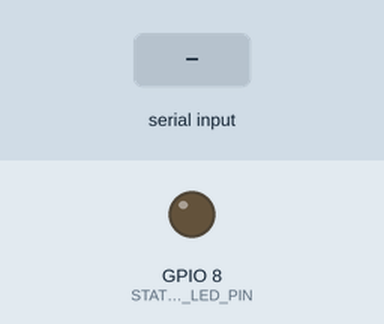
This program was run on a simulated ESP32-C3. Shown: output pins drawn as LEDs (lit = HIGH). The test bench sets the inputs (shaded band). WiFi joins after 1.5 s; servers stay silent unless stated; uploads are accepted with an empty reply; what the program prints to the serial monitor is not drawn.

Above: at 2.2 s.
2.3 s: byte 30 received over Serial
At 3.4 s:
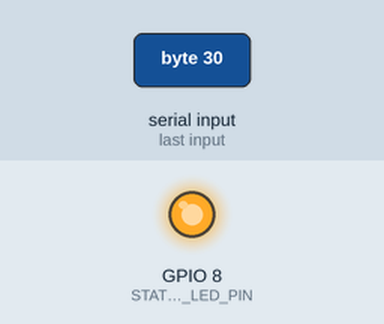
4.0 s: byte 90 received over Serial
5.5 s: byte 120 received over Serial
Timing chart, 0 to 8.5 s (numbered marks = the images above; inputs shaded):
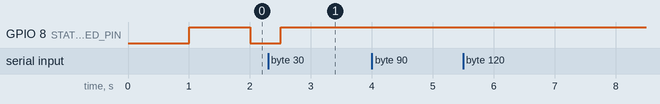

The program:

main.cpp
```cpp
#include <Arduino.h>
#include "config.h"
#include "NetworkManager.h"
#include "UartBridge.h"

NetworkManager net;
UartBridge bridge;

void setup() {
    // Hạ xung nhịp CPU xuống 80MHz để giảm nhiệt độ (mặc định 160MHz)
    setCpuFrequencyMhz(80);

    Serial.begin(DEBUG_BAUD);
    Serial1.begin(RM200_BAUD, SERIAL_8N1, RM200_RX_PIN, RM200_TX_PIN);

    unsigned long waitStart = millis();
    while (!Serial && (millis() - waitStart < 3000)) {
        delay(10);
    }
    delay(1000);

    // In ra cổng debug USB
    Serial.println("\n--- UART to TCP Server Bridge (RM200M) ---");
    Serial.printf("Debug baud: %d\n", DEBUG_BAUD);
    Serial.printf("RM200M UART config: baud=%d RX=%d TX=%d\n", RM200_BAUD, RM200_RX_PIN, RM200_TX_PIN);

    net.begin(WIFI_SSID, WIFI_PASS);
    // Kích hoạt Modem Sleep để giảm nhiệt cho khối Radio WiFi
    WiFi.setSleep(true);
}

void loop() {
    // --- 1. ĐỌC LỆNH TỪ CUTECOM (USB) -> GỬI XUỐNG MODULE & WEB ---
    while (Serial.available()) {
        char c = Serial.read();
        Serial1.write(c);
        Serial.write(c);
        bridge.injectToServer(c);
        bridge.notifyUartActivity(); // Có lệnh từ USB cũng tính là hoạt động UART
    }

    // --- 2. ĐỌC PHẢN HỒI TỪ MODULE (SERIAL1) -> GỬI LÊN WEB & USB ---
    while (Serial1.available()) {
        char c = Serial1.read();
        Serial.write(c);             // Hiển thị lên màn hình Debug (USB)
        bridge.injectToServer(c);    // Gửi lên Web Server
    }
    // ---------------------------------

    net.checkStatus();

    // Theo dõi trạng thái WiFi
    static bool lastWifi = false;
    bool currentWifi = net.isConnected();
    if (currentWifi && !lastWifi) {
        Serial.print("\n--- WiFi Connected! ---\n");
        Serial1.print("\n--- WiFi Connected! ---\n");

        Serial.printf("Connecting to Server: %s:%d\n", SERVER_DOMAIN, SERVER_PORT);
        Serial1.printf("Connecting to Server: %s:%d\n", SERVER_DOMAIN, SERVER_PORT);

        bridge.connect(SERVER_DOMAIN, SERVER_PORT);
    }
    lastWifi = currentWifi;

    bridge.update();

    // --- TÍNH NĂNG THEO DÕI TRẠNG THÁI (Chỉ in 1 lần khi thay đổi) ---
    static bool lastBridge = false;
    bool currentBridge = bridge.isClientConnected();

    if (currentBridge != lastBridge) {
        if (currentBridge) {
            const char* msg = "\n[STATUS] TCP Bridge is CONNECTED! Ready to transfer data.";
            Serial.println(msg);
            Serial1.println(msg);
        } else {
            const char* msg = "\n[STATUS] TCP Bridge DISCONNECTED! Waiting to reconnect...";
            Serial.println(msg);
            Serial1.println(msg);
        }
        lastBridge = currentBridge;
    }
    // -----------------------------------------------------------------

    NetStatus currentStatus;
    if (!net.isConnected()) {
        currentStatus = STATUS_WIFI_DISCONNECTED;
    } else if (!bridge.isClientConnected()) {
        currentStatus = STATUS_WIFI_CONNECTED;
    } else {
        currentStatus = STATUS_BRIDGE_CONNECTED;
    }
    net.updateLED(currentStatus);

    // Cho CPU nghỉ 1ms mỗi vòng lặp để RTOS xử lý tác vụ nền và hạ nhiệt
    delay(1);
}
```

config.h
```cpp
#ifndef CONFIG_H
#define CONFIG_H

// --- Cấu hình Wi-Fi ---
#define WIFI_SSID "TTLAB2024"
#define WIFI_PASS "123322456"

// --- Cấu hình Web Server ---
#define SERVER_DOMAIN "manhthao.uk"
#define SERVER_PORT 53000

// Các Endpoint HTTP
#define API_UPLOAD "http://manhthao.uk:53000/upload"
#define API_COMMAND "http://manhthao.uk:53000/command"

// --- Cấu hình hệ thống ---
#define DEBUG_BAUD 115200
#define RM200_BAUD 115200

#define RM200_RX_PIN 4
#define RM200_TX_PIN 6

#define STATUS_LED_PIN 8
// --- Tham số Gom gói (Aggregation) ---
#define UART_AGGREGATION_MS 50 // Tăng lên một chút để gom gói HTTP hiệu quả hơn
#define BUFFER_SIZE 2048

#endif
```

Measured:
- after the input at 4.0 s, every drawn part: stays the same
- after the input at 5.5 s, every drawn part: stays the same
